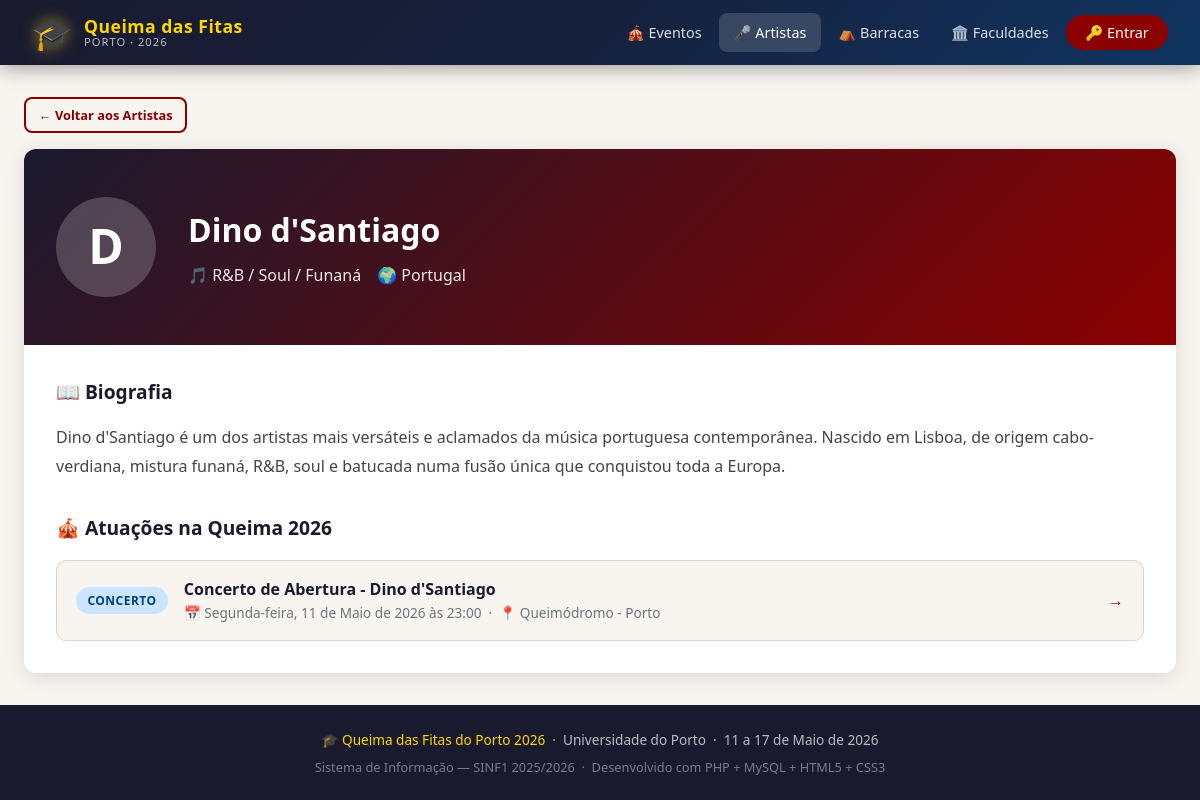
/artista_detalhe.php?id=1, run on the app's committed database.
### tables this page shows
CREATE TABLE IF NOT EXISTS artistas (
    id INT AUTO_INCREMENT PRIMARY KEY,
    nome VARCHAR(150) NOT NULL,
    genero VARCHAR(100),                   
    pais VARCHAR(100),
    biografia TEXT,
    foto VARCHAR(255) DEFAULT NULL         
);

CREATE TABLE IF NOT EXISTS eventos (
    id INT AUTO_INCREMENT PRIMARY KEY,
    nome VARCHAR(200) NOT NULL,
    descricao TEXT,
    data_hora DATETIME NOT NULL,
    local VARCHAR(200),
    tipo ENUM('cerimonia','concerto','atividade') NOT NULL,
    barraca_id INT DEFAULT NULL,           
    imagem VARCHAR(255) DEFAULT NULL,      
    FOREIGN KEY (barraca_id) REFERENCES barracas(id) ON DELETE SET NULL
);

### DataAccessLayer.php (called while the page is built, shortened)
<?php
class DAL {
    private $conn;
    function __construct() {
        $this->conn = new PDO(
            'mysql:host=localhost;dbname=queima_fitas;charset=utf8mb4',
            'root',
            ''
        );
        $this->conn->setAttribute(PDO::ATTR_ERRMODE, PDO::ERRMODE_EXCEPTION);
        $this->conn->setAttribute(PDO::ATTR_DEFAULT_FETCH_MODE, PDO::FETCH_ASSOC);
    }
    function getArtistaById($id) {
        $stmt = $this->conn->prepare("SELECT * FROM artistas WHERE id = :id");
        $stmt->bindParam(':id', $id, PDO::PARAM_INT);
        $stmt->execute();
        return $stmt->fetch();
    }
    function getEventosByArtista($artista_id) {
        $stmt = $this->conn->prepare("
            SELECT e.* FROM eventos e
            JOIN evento_artista ea ON e.id = ea.evento_id
            WHERE ea.artista_id = :artista_id
            ORDER BY e.data_hora ASC
        ");
        $stmt->bindParam(':artista_id', $artista_id, PDO::PARAM_INT);
        $stmt->execute();
        return $stmt->fetchAll();
    }
}
?>

### BusinessLogicLayer.php (called while the page is built, shortened)
<?php
require_once 'DataAccessLayer.php';
function getArtista($id) {
    try {
        $dal     = new DAL();
        $artista = $dal->getArtistaById($id);
        if ($artista) $artista['eventos'] = $dal->getEventosByArtista($id);
        return $artista;
    } catch (Exception $e) { return null; }
}
function tipoEventoLabel($tipo) {
    $labels = [
        'cerimonia' => 'Cerimónia Académica',
        'concerto'  => 'Concerto',
        'atividade' => 'Atividade Cultural',
    ];
    return $labels[$tipo] ?? $tipo;
}
function formatarDataHora($datetime) {
    $dt   = new DateTime($datetime);
    $dias = ['Sunday'=>'Domingo','Monday'=>'Segunda-feira','Tuesday'=>'Terça-feira',
             'Wednesday'=>'Quarta-feira','Thursday'=>'Quinta-feira','Friday'=>'Sexta-feira','Saturday'=>'Sábado'];
    $meses= ['January'=>'Janeiro','February'=>'Fevereiro','March'=>'Março','April'=>'Abril',
             'May'=>'Maio','June'=>'Junho','July'=>'Julho','August'=>'Agosto',
             'September'=>'Setembro','October'=>'Outubro','November'=>'Novembro','December'=>'Dezembro'];
    return $dias[$dt->format('l')] . ', ' . $dt->format('d') . ' de '
         . $meses[$dt->format('F')] . ' de ' . $dt->format('Y') . ' às ' . $dt->format('H:i');
}

### artista_detalhe.php (the view, shortened to what this page needs)
<?php
require_once 'BusinessLogicLayer.php';
$id = (int)($_GET['id'] ?? 0);
$artista = getArtista($id);
include 'includes/header.php';
?>
<div class="container">
    <a href="artistas.php" class="btn btn-outline btn-sm" style="margin-bottom:1rem;">← Voltar aos Artistas</a>
    <div style="background:white; border-radius:var(--raio); box-shadow:var(--sombra); overflow:hidden;">
        <div style="background:linear-gradient(135deg, var(--cor-escura), #8B0000); color:white; padding:3rem 2rem; display:flex; align-items:center; gap:2rem; flex-wrap:wrap;">
            <div style="width:100px; height:100px; background:rgba(255,255,255,0.2); border-radius:50%; display:flex; align-items:center; justify-content:center; font-size:3rem; font-weight:700; flex-shrink:0;">
                <?= mb_strtoupper(mb_substr($artista['nome'], 0, 1)) ?>
            </div>
            <div>
                <h1 style="font-size:2rem; margin-bottom:0.5rem;"><?= htmlspecialchars($artista['nome']) ?></h1>
                <div style="display:flex; flex-wrap:wrap; gap:1rem; opacity:0.9;">
                    <?php if ($artista['genero']): ?>
                        <span>🎵 <?= htmlspecialchars($artista['genero']) ?></span>
                    <?php endif; ?>
                    <?php if ($artista['pais']): ?>
                        <span>🌍 <?= htmlspecialchars($artista['pais']) ?></span>
                    <?php endif; ?>
                </div>
            </div>
        </div>
        <div style="padding:2rem;">
            <?php if ($artista['biografia']): ?>
            <div style="margin-bottom:2rem;">
                <h3 style="color:var(--cor-escura); margin-bottom:1rem; font-size:1.2rem;">📖 Biografia</h3>
                <p style="line-height:1.8; color:#444;"><?= nl2br(htmlspecialchars($artista['biografia'])) ?></p>
            </div>
            <?php endif; ?>
            <?php if (!empty($artista['eventos'])): ?>
            <div>
                <h3 style="color:var(--cor-escura); margin-bottom:1rem; font-size:1.2rem;">🎪 Atuações na Queima 2026</h3>
                <div style="display:flex; flex-direction:column; gap:0.8rem;">
                    <?php foreach ($artista['eventos'] as $evento): ?>
                    <a href="evento_detalhe.php?id=<?= $evento['id'] ?>" style="text-decoration:none;">
                        <div style="background:#f8f4f0; border-radius:10px; padding:1rem 1.2rem; border:1px solid var(--cor-borda); display:flex; align-items:center; gap:1rem; transition:var(--transicao);"
                             onmouseover="this.style.background='#f0e8e0'" onmouseout="this.style.background='#f8f4f0'">
                            <span class="badge badge-<?= $evento['tipo'] ?>"><?= tipoEventoLabel($evento['tipo']) ?></span>
                            <div>
                                <strong style="color:var(--cor-escura);"><?= htmlspecialchars($evento['nome']) ?></strong>
                                <div style="color:var(--cor-cinza); font-size:0.85rem;">
                                    📅 <?= formatarDataHora($evento['data_hora']) ?> &nbsp;·&nbsp; 📍 <?= htmlspecialchars($evento['local']) ?>
                                </div>
                            </div>
                            <span style="margin-left:auto; color:var(--cor-primaria);">→</span>
                        </div>
                    </a>
                    <?php endforeach; ?>
                </div>
            </div>
            <?php else: ?>
            <div class="alert alert-info">Este artista ainda não tem atuações associadas.</div>
            <?php endif; ?>
        </div>
    </div>
</div>
<?php include 'includes/footer.php'; ?>

### style.css (style rules this page uses)
:root { --cor-primaria: #8B0000; --cor-secundaria: #FFD700; --cor-escura: #1a1a2e; --cor-clara: #f8f4f0; --cor-texto: #2c2c2c; --cor-cinza: #6c757d; --cor-borda: #e0d5c8; --sombra: 0 4px 20px rgba(0,0,0,0.12); --sombra-hover: 0 8px 30px rgba(0,0,0,0.20); --raio: 12px; --transicao: all 0.3s ease; }
* { margin: 0; padding: 0; box-sizing: border-box; }
body { font-family: 'Segoe UI', Tahoma, Geneva, Verdana, sans-serif; background-color: var(--cor-clara); color: var(--cor-texto); line-height: 1.6; min-height: 100vh; display: flex; flex-direction: column; }
a { color: var(--cor-primaria); text-decoration: none; transition: var(--transicao); }
.container { max-width: 1200px; margin: 0 auto; padding: 2rem 1.5rem; flex: 1; }
.btn { display: inline-flex; align-items: center; gap: 6px; padding: 0.6rem 1.4rem; border-radius: 8px; font-size: 0.9rem; font-weight: 600; cursor: pointer; border: none; transition: var(--transicao); text-decoration: none; white-space: nowrap; }
.btn-outline { background: transparent; border: 2px solid var(--cor-primaria); color: var(--cor-primaria); }
.btn-sm { padding: 0.35rem 0.8rem; font-size: 0.8rem; }
.badge { display: inline-flex; align-items: center; padding: 0.25rem 0.7rem; border-radius: 20px; font-size: 0.75rem; font-weight: 700; text-transform: uppercase; letter-spacing: 0.5px; }
.badge-concerto { background: #cce5ff; color: #004085; }

### data on the page
artistas: nome "D", nome "Dino d'Santiago", genero "R&B / Soul / Funaná", pais "Portugal", biografia "Dino d'Santiago é um dos artistas mais versáteis e aclamados da música portuguesa contemporânea. Nascido em Lisboa, de origem cabo-verdiana, mistura funaná, R&B, soul e batucada numa fusão única que conquistou toda a Europa."
eventos: tipo "CONCERTO", nome "Concerto de Abertura - Dino d'Santiago", data_hora "Segunda-feira, 11 de Maio de 2026 às 23:00", local "Queimódromo - Porto"
